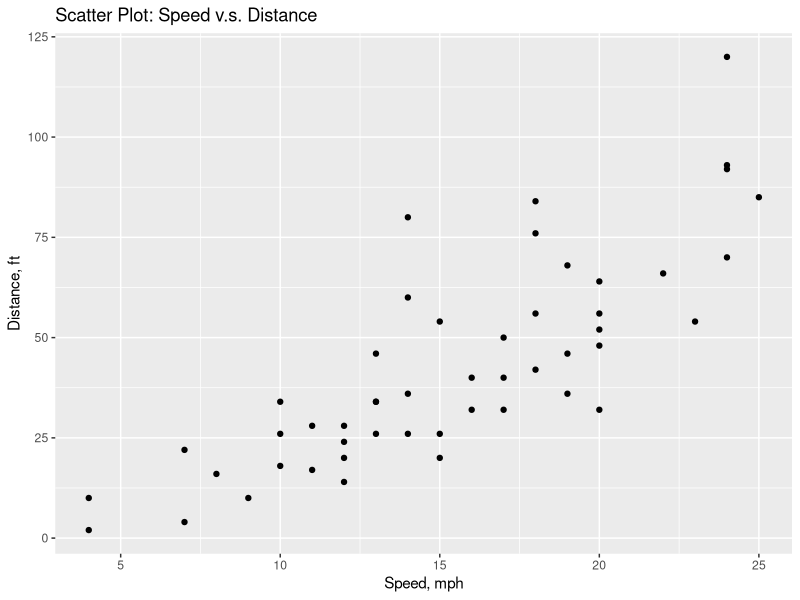
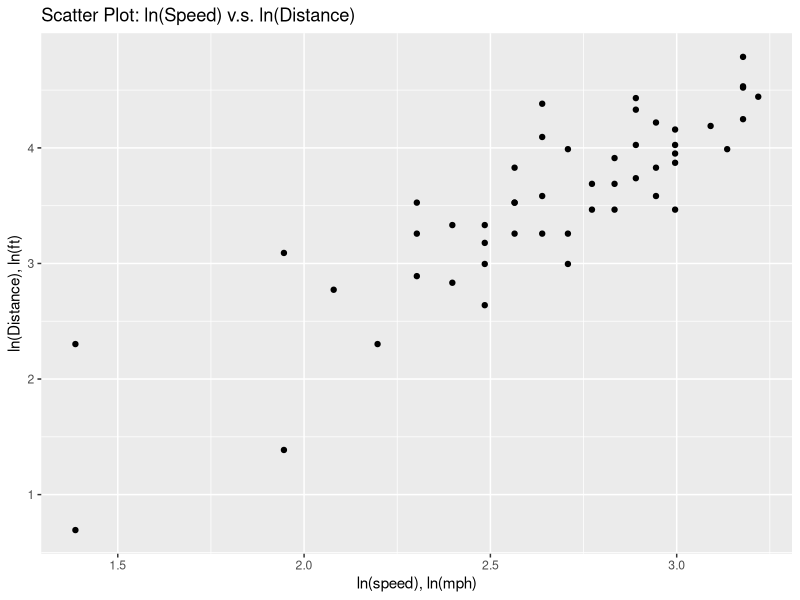
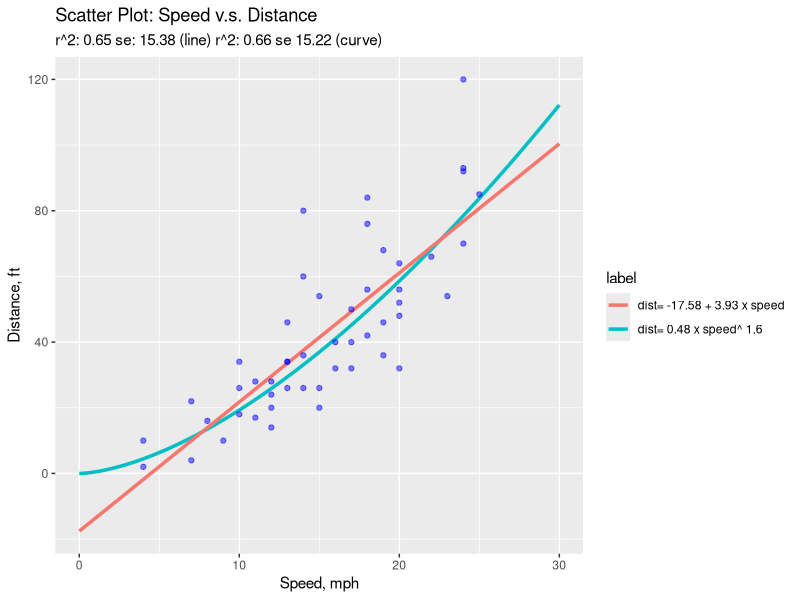

Generate these figures, in order, with R:
#109612054
#2021.12.13_HW

#(1) scatter plot / Pearson r
# load data
data(cars)
?cars
str(cars)

# scatter plots
r <- cor(cars$speed,cars$dist)
cat('Pearson correlation coefficient (r): ', r)
library(ggplot2)
ggplot(data = cars, aes(speed,dist))+
         geom_point()+
         labs(title = "Scatter Plot: Speed v.s. Distance",
              x = "Speed, mph",
              y = "Distance, ft")
      
#(2)
#a straight fitting line
n <- length(cars$speed)
model.line <- lm(dist~speed, data = cars)
summary(model.line)
intercept <- model.line$coefficients[1]
slope <- model.line$coefficient[2]
#predict straight line
pre.x <- seq(0,30,0.01)
pre.y.line <- intercept + slope*pre.x
anova.line <- anova(model.line)
SSE <- anova.line$`Sum Sq`[2]
SSR <- anova.line$`Sum Sq`[1]
SSTo <- SSE + SSR
r2.line <- 1-SSE/SSTo
se.line <- sqrt(SSE/(n-2))
text.slope <- as.character(round(slope,2))
text.intercept <- as.character(round(intercept,2))
text.r2.line <- as.character(round(r2.line,2))
text.se.line <- as.character(round(se.line,2))
label.line <- paste("dist=",text.intercept,"+",
                    text.slope,"x speed")
cap.line <- paste("r^2:", text.r2.line,"se:",text.se.line,
                  "(line)")
label.line
data.line <- data.frame(x=pre.x, y=pre.y.line, label = label.line)
#power transformation
x <- log(cars$speed)
y <- log(cars$dist)
d <- data.frame(x=x, y=y)
ggplot(data = d,aes(x,y))+
         geom_point()+
         labs(title = "Scatter Plot: ln(Speed) v.s. ln(Distance)",
              x = "ln(speed), ln(mph)",
              y = "ln(Distance), ln(ft)")
model <- lm(y~x, data = d)
summary(model)
e <- exp(1)
a <- e^model$coefficients[1]
b <- model$coefficients[2]
a
b
#compute SSE for curve line
SSE <- 0
SSTo <- 0
ymean <- mean(cars$dist)
for(i in 1:n){
  ypre <- a*cars$speed[i]^b
  SSE = SSE + (cars$dist[i]-ypre)^2
  SSTo = SSTo + (cars$dist[i]-ymean)^2
}
se.curve <- sqrt(SSE/(n-2))
r2.curve <- 1 - SSE/SSTo

#predict curve line
pre.x <- seq(0,30,0.01)
pre.y <- a*(pre.x^b)
text.a <- as.character(round(a,2))
text.b <- as.character(round(b,2))
text.r2.curve <- as.character(round(r2.curve,2))
text.se.curve <- as.character(round(se.curve,2))
label.curve <- paste("dist=",text.a,"x","speed^",text.b)
cap.curve <- paste("r^2:",text.r2.curve,"se", text.se.curve,
                   "(curve)")
data.curve <- data.frame(x=pre.x,y=pre.y,label=label.curve)

ggplot(data = cars, aes(speed,dist))+
         geom_line(data = data.curve,
                   aes(x,y,color = label),
                   size = 1.2)+
         geom_line(data = data.line,
                   aes(x,y,color = label),
                   size = 1.2)+
         geom_point(data = cars, aes(speed,dist),
                    alpha = 0.5,
                    color = "blue")+
         labs(title = "Scatter Plot: Speed v.s. Distance",
              x = "Speed, mph",
              y = "Distance, ft",
              subtitle = paste(cap.line,cap.curve))
      
